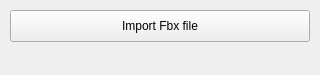
<?xml version="1.0" encoding="UTF-8"?>
<ui version="4.0">
 <class>fbxImportPanel</class>
 <widget class="QDockWidget" name="fbxImportPanel">
  <property name="geometry">
   <rect>
    <x>0</x>
    <y>0</y>
    <width>320</width>
    <height>75</height>
   </rect>
  </property>
  <property name="minimumSize">
   <size>
    <width>320</width>
    <height>75</height>
   </size>
  </property>
  <property name="maximumSize">
   <size>
    <width>320</width>
    <height>75</height>
   </size>
  </property>
  <property name="sizeIncrement">
   <size>
    <width>320</width>
    <height>120</height>
   </size>
  </property>
  <property name="baseSize">
   <size>
    <width>320</width>
    <height>120</height>
   </size>
  </property>
  <property name="windowTitle">
   <string>Fbx Manager</string>
  </property>
  <widget class="QWidget" name="dockWidgetContents">
   <widget class="QPushButton" name="load">
    <property name="geometry">
     <rect>
      <x>10</x>
      <y>10</y>
      <width>300</width>
      <height>32</height>
     </rect>
    </property>
    <property name="text">
     <string>Import Fbx file</string>
    </property>
   </widget>
  </widget>
 </widget>
 <resources/>
 <connections/>
</ui>
